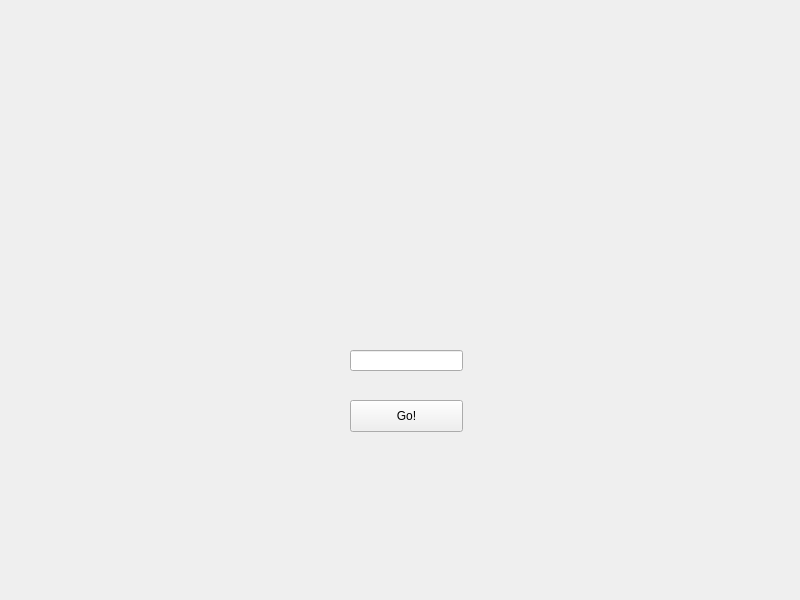
<?xml version="1.0" encoding="UTF-8"?>
<ui version="4.0">
 <class>page_one</class>
 <widget class="QWidget" name="page_one">
  <property name="geometry">
   <rect>
    <x>0</x>
    <y>0</y>
    <width>800</width>
    <height>600</height>
   </rect>
  </property>
  <property name="windowTitle">
   <string>Page 1</string>
  </property>
  <widget class="QLineEdit" name="input_box">
   <property name="geometry">
    <rect>
     <x>350</x>
     <y>350</y>
     <width>113</width>
     <height>21</height>
    </rect>
   </property>
  </widget>
  <widget class="QPushButton" name="go">
   <property name="geometry">
    <rect>
     <x>350</x>
     <y>400</y>
     <width>113</width>
     <height>32</height>
    </rect>
   </property>
   <property name="text">
    <string>Go!</string>
   </property>
  </widget>
 </widget>
 <resources/>
 <connections/>
</ui>
